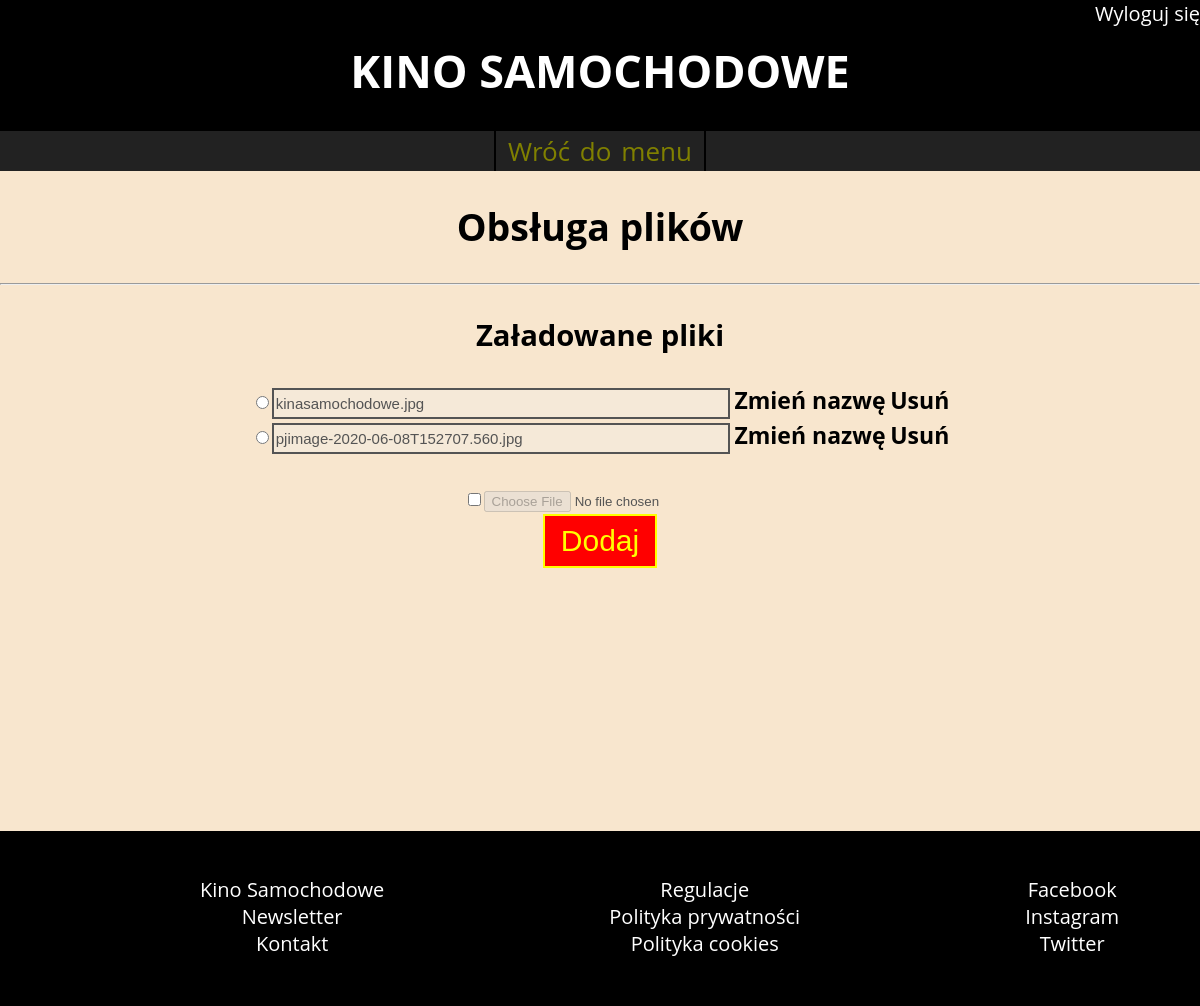
The app's page /administrator/miejsce_seansu/obsluga_plikow.php?id_miejsca=2 (signed in) with its own data.
### tables this page shows
CREATE TABLE `miejsce_seansu_zdjecia` (
  `nazwa_zdjecia` text NOT NULL,
  `IDMiejsca` int(11) NOT NULL
);

### administrator/miejsce_seansu/obsluga_plikow.php (the view, shortened to what this page needs)
<!doctype html>
<?php
	require_once('../../connect.php');
	if(isset($_SESSION['admin'])){
		$id = $_GET['id_miejsca'];
	}else{
		header('Location: ../administrator_logowanie.php');
		$_SESSION['komunikat']="<span style='color:red'><span style='color:red'>Panel dostępny tylko dla osób upoważnionych!</span></span>";
		}
?>
<html>
    <head>
		<link rel="stylesheet" href="../../style.css">
    </head>
    <body>
		<header>
<?php		if(isset($_SESSION['admin'])){ 							?>
				<div id="logged">
					<ul>
						<li><a href='../logout.php'>Wyloguj się</a></li>
					</ul>
				</div>
<?php		}																?>
			<h1><a href='index.php'>KINO SAMOCHODOWE</a></h1>
			<nav class='administrator'>
				<a href='edytuj_miejsce_seansu.php?id_miejsca=<?php echo $id ?>'>Wróć do menu</a>
			</nav>
        </header>
		<section>
			<h1>Obsługa plików</h1><hr>
			<div class="pliki">
				<h3>Załadowane pliki</h3>
				<form action="operacje_plikow.php" method="post" enctype="multipart/form-data">
					<?php
						$result = $mysqli->query("SELECT nazwa_zdjecia FROM miejsce_seansu_zdjecia WHERE IDMiejsca = ".$id);
						if($result->num_rows>1){
							$i=0;
							while($row=$result->fetch_array()){
							$i++;
						?><label><input type="radio" name="wybor_zdjecia" id="radio_nazwa_zdjecia<?php echo $i ?>" onclick="disable_radio(this)"><input type="text" class="nazwa_zdjecia_input" id="nazwa_zdjecia<?php echo $i ?>"  name="nazwa_zdjecia" value="<?php echo $row['nazwa_zdjecia'] ?>" style="width:450px" disabled>
						<button class="przycisk" type="submit" name="zmien_nazwe_zdjecia"><b>Zmień nazwę</b></button>
						<button class="przycisk" type="submit" name="usun_zdjecia" /><b>Usuń</b></button></label><br>
					<?php
							}
						}else if($result->num_rows==1){
							$row=$result->fetch_array();
							?><label><input type="checkbox" id="chbx_nazwa_zdjecia" name="wybor_zdjecia" onclick="disable_chbx('chbx_nazwa_zdjecia', 'nazwa_zdjecia')"><input type="text"  id="nazwa_zdjecia"  name="nazwa_zdjecia" value="<?php echo $row['nazwa_zdjecia'] ?>" style="width:450px" disabled>
						<button class="przycisk" type="submit" name="zmien_nazwe_zdjecia"><b>Zmień nazwę</b></button>
						<button class="przycisk" type="submit" name="usun_zdjecia" /><b>Usuń</b></button></label><br>
						<?php
						}else{
							echo"<h3>Brak plików</h3>";
						}
					?>
					<label><br><input type="checkbox" id="chbx_plik" onclick="disable_chbx('chbx_plik','plik')"><input type="file" id="plik" name="nazwa_zdjecia" accept="image/jpeg, image/png"disabled ></label><br>
					<input type="submit" name="dodaj_zdjecie" value="Dodaj" />
				</form><br>
			</div>
        </section>
		<footer>
			<ul>
				<li><a href>Kino Samochodowe</a></li>
				<li><a href>Newsletter</a></li>
				<li><a href>Kontakt</a></li>
			</ul>
			<ul>
				<li><a href>Regulacje</a></li>
				<li><a href>Polityka prywatności</a></li>
				<li><a href>Polityka cookies</a></li>
			</ul>
			<ul>
				<li><a href>Facebook</a></li>
				<li><a href>Instagram</a></li>
				<li><a href>Twitter</a></li>
			</ul><br>
        </footer>
    </body>
</html>

### style.css (style rules this page uses)
body { text-align:center; font-family:Open Sans; margin: 0; background-color:hsl(34, 76%, 89%); }
header { background-color:black; color:white; height:170px; }
#logged { height:40px; float:right; }
#logged ul { list-style: none; margin: 0; font-size:20px; }
#logged ul li { display: inline-block; }
header h1 { clear:both; font-size:45px; margin-top:0; }
nav { background-color:#222222; }
nav a { color:olive; word-spacing:3px; font-size:26px; border-right:2px solid black; padding: 2px 12px; display:inline-block; }
nav a:first-child { border-left:2px solid black; }
section { margin:20px 0; min-height:610px; font-size:25px; color:black; }
footer { background-color:black; color:white; margin:0 auto; height:175px; }
footer ul { float:left; list-style: none; padding:25px; padding-left:200px; font-size:20px; }
a { text-decoration: none; color:white; }
.przycisk { border: none; outline: none; background: none; cursor: pointer; padding:0; margin:0; text-decoration: none; font-family: inherit; font-size: 23px; }
form { font-size:18px; text-align:center; font-weight:bold; line-height:30px; }
input[type=text], input[type=password], input[type=number], input[type=date], input[type=time], textarea, select { border: 2px solid; height: 25px; width:300px; font-size:15px; }
input[type=submit] { font-size:30px; padding: 8px 16px; border: 2px solid yellow; border-color:yellow; color:yellow; background-color:red; text-decoration: none; text-align: center; }

### records on screen
miejsce_seansu_zdjecia: nazwa_zdjecia "kinasamochodowe.jpg"
miejsce_seansu_zdjecia: nazwa_zdjecia "pjimage-2020-06-08T152707.560.jpg"
